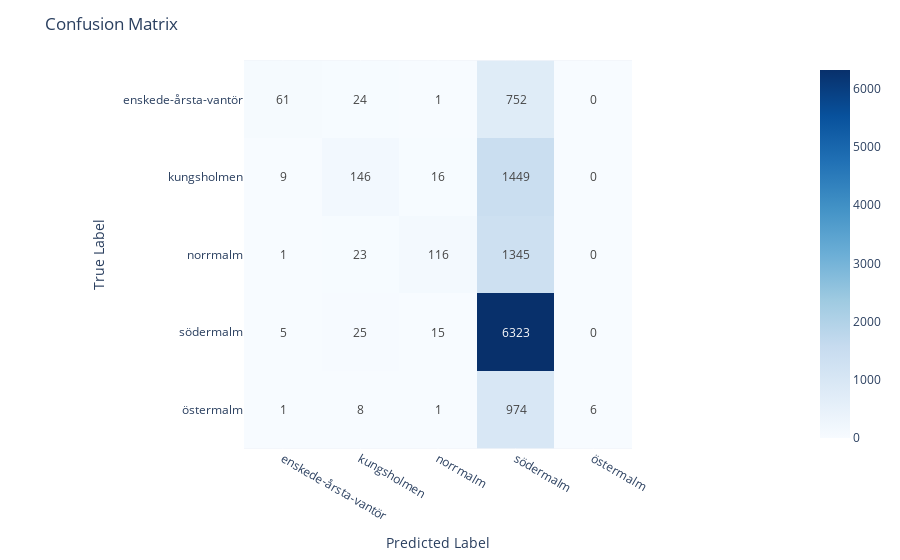

The notebook cell this image was saved under:
### Code cell
labels = ['enskede-årsta-vantör', 'kungsholmen', 'norrmalm', 'södermalm', 'östermalm']
classifier_model(df, labels, MultinomialNB(), '5n')
evaluate_model(df, labels, 'model_MultinomialNB()_5n')

### Figure 1 — Plotly figure (JSON) as saved in the notebook; plotly's stock layout.template omitted (floating-point values rounded to 4 significant figures)
{"data": [{"coloraxis": "coloraxis", "hovertemplate": "x: %{x}<br>y: %{y}<br>color: %{z}<extra></extra>", "name": "0", "texttemplate": "%{z}", "type": "heatmap", "x": ["enskede-årsta-vantör", "kungsholmen", "norrmalm", "södermalm", "östermalm"], "xaxis": "x", "y": ["enskede-årsta-vantör", "kungsholmen", "norrmalm", "södermalm", "östermalm"], "yaxis": "y", "z": [[61, 24, 1, 752, 0], [9, 146, 16, 1449, 0], [1, 23, 116, 1345, 0], [5, 25, 15, 6323, 0], [1, 8, 1, 974, 6]]}], "layout": {"coloraxis": {"colorscale": [[0, "rgb(247,251,255)"], [0.125, "rgb(222,235,247)"], [0.25, "rgb(198,219,239)"], [0.375, "rgb(158,202,225)"], [0.5, "rgb(107,174,214)"], [0.625, "rgb(66,146,198)"], [0.75, "rgb(33,113,181)"], [0.875, "rgb(8,81,156)"], [1, "rgb(8,48,107)"]]}, "margin": {"t": 60}, "title": {"text": "Confusion Matrix"}, "xaxis": {"anchor": "y", "constrain": "domain", "domain": [0, 1], "scaleanchor": "y", "title": {"text": "Predicted Label"}}, "yaxis": {"anchor": "x", "autorange": "reversed", "constrain": "domain", "domain": [0, 1], "title": {"text": "True Label"}}}}
